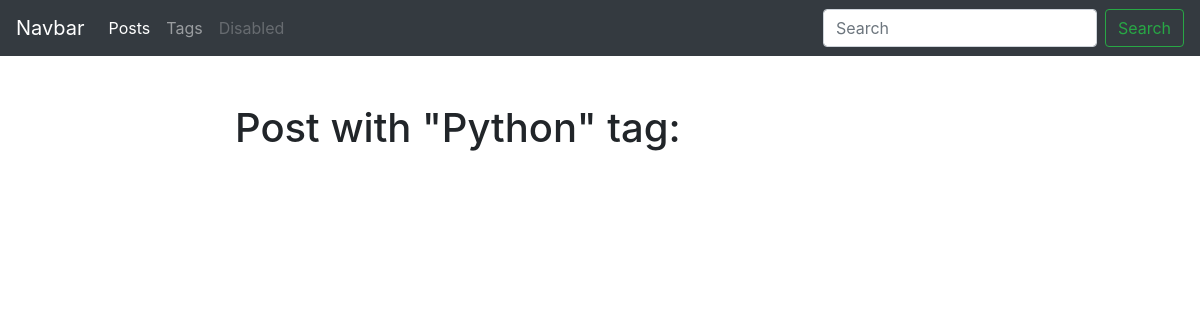
The page /blog/tag/python/ on the database as committed earlier.
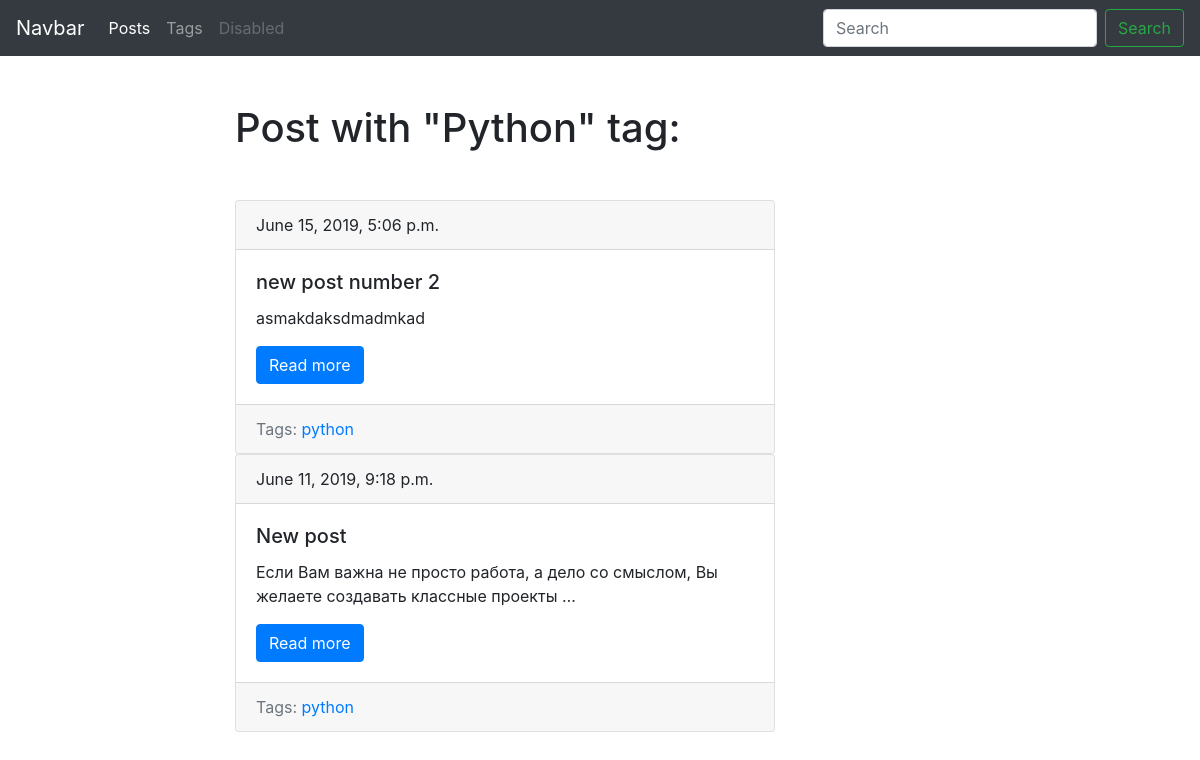
The same page on the database as committed later.
### blog/models.py (models this page shows, shortened)
class Tag(models.Model):
	title = models.CharField(max_length=50)
	slug = models.CharField(max_length=50, unique=True)
	def get_absolute_url(self):
		return reverse('tag_detail_url', kwargs={'slug':self.slug})
	class Meta:
		ordering = ['title']

class Post(models.Model):
	title = models.CharField(max_length=150, db_index=True)
	slug = models.SlugField(max_length=150, blank=True, unique=True)
	body = models.TextField(blank=True, db_index=True)
	tags = models.ManyToManyField('Tag', blank=True, related_name='posts')
	date_pub = models.DateTimeField(auto_now_add=True)
	def get_absolute_url(self):
		return reverse('post_detail_url', kwargs = {'slug': self.slug})
	class Meta:
		ordering = ['-date_pub']

### blog/views.py (the view)
# urls.py: path('tag/<str:slug>/', TagDetail.as_view(), name='tag_detail_url'),
class TagDetail(ObjectDetailMixin, View):
	model = Tag
	template = 'blog/tag_detail.html'

### blog/utils.py (called while the page is built)
    def get(self, request, slug):
	    obj = get_object_or_404(self.model, slug__iexact = slug)
	    return render(request, self.template, context = {self.model.__name__.lower(): obj, 'admin_object': obj, 'detail': True})

### blog/templates/blog/tag_detail.html (shortened to what this page needs)
{% extends 'blog/base_blog.html'%}
  {% block content %}
    <h1 class="mb-5">Post with "{{ tag.title|title}}" tag:</h1>
    {% for post in tag.posts.all %}
      {% include 'blog/includes/card_template.html' %}
    {% endfor %}
  {% endblock %}

### blog/templates/blog/base_blog.html (shortened to what this page needs)
{% extends 'base.html' %}

### templates/base.html (shortened to what this page needs)
{% load static %}
<!DOCTYPE html>
<html lang="en">
<head>
	<link rel="stylesheet" href="https://stackpath.bootstrapcdn.com/bootstrap/4.3.1/css/bootstrap.min.css">
	<link rel="stylesheet" href="{% static 'css/styles.css'%}">
</head>
<body>
	<nav class="navbar navbar-expand-lg navbar-dark bg-dark">
		<a class="navbar-brand" href="#">Navbar</a>
		<div class="collapse navbar-collapse" id="navbarTogglerDemo02">
			<ul class="navbar-nav mr-auto mt-2 mt-lg-0">
				<li class="nav-item active">
					<a class="nav-link" href="{% url 'posts_list_url' %}">Posts<span class="sr-only">(current)</span></a>
				</li>
				<li class="nav-item">
					<a class="nav-link" href="{% url 'tags_list_url' %}">Tags</a>
				</li>
				<li class="nav-item">
					<a class="nav-link disabled" href="#" tabindex="-1" aria-disabled="true">Disabled</a>
				</li>
			</ul>
			<form class="form-inline my-2 my-lg-0" action="{% url 'posts_list_url' %}">
				<input class="form-control mr-sm-2" type="search" placeholder="Search" name="search">
				<button class="btn btn-outline-success my-2 my-sm-0" type="submit">Search</button>
			</form>
		</div>
	</nav>
	<div class="container mt-5">
		<div class="row">
			<div class="col-6 offset-md-2">
				{% block content %}{% endblock %}
			</div>
		</div>
	</div>
</body>
</html>

### blog/templates/blog/includes/card_template.html
<div class="card">
  <div class="card-header">
    {{ post.date_pub }}
  </div>
  <div class="card-body">
    <h5 class="card-title">{{ post.title }}</h5>
    <p class="card-text">
      {{ post.body|truncatewords:15 }}
    </p>
    <a href="{{ post.get_absolute_url }}" class="btn btn-primary">Read more</a>
  </div>
  <div class="card-footer text-muted">
    Tags:
    {% for tag in post.tags.all %}
      <a href={{ tag.get_absolute_url }}>{{ tag.title }}</a>
    {% endfor %}
  </div>
</div>

Rows that differ between the two databases and show on the page:
added Post: date_pub "June 15, 2019, 5:06 p.m.", title "new post number 2", body "asmakdaksdmadmkad", Tag (title "python")
now on this page (row edited): Post: date_pub "June 11, 2019, 9:18 p.m.", title "New post", body "Если Вам важна не просто работа, а дело со смыслом, Вы желаете создавать классные проекты …", Tag (title "python")
